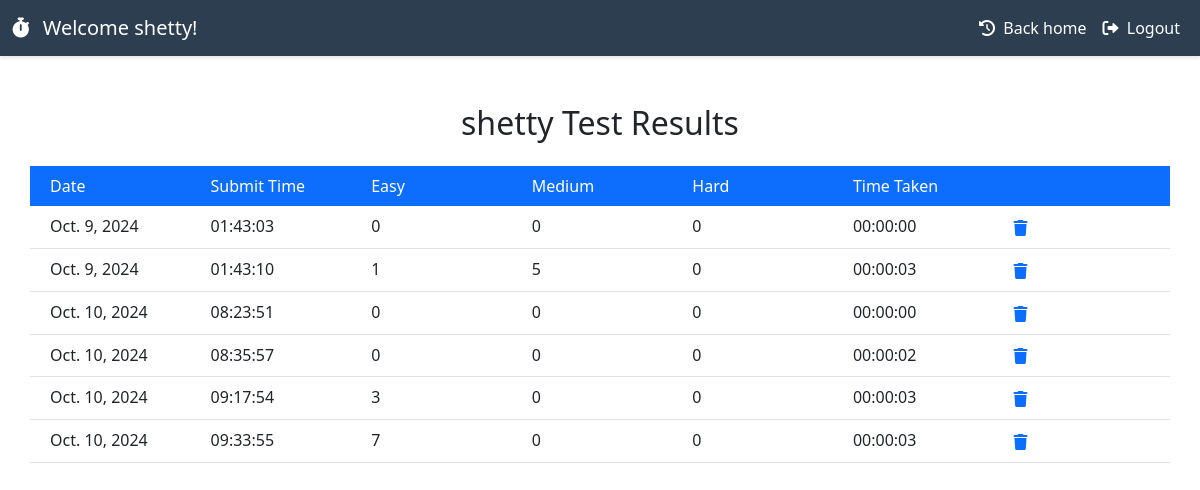
/1-results/ (signed in), run on the app's committed database.
### dsacounter/models.py (models this page shows, shortened)
class progress( models.Model):
    username= models.ForeignKey(User, on_delete=models.CASCADE,blank=True,null=True)
    takentime=models.CharField(max_length=20)
    date = models.DateField()
    submittime = models.CharField(max_length=20)
    easy=models.IntegerField()
    medium=models.IntegerField()
    hard=models.IntegerField()

### dsacounter/views.py (the view)
# urls.py: path('<str:username>-results/',views.results,name='results'),
@login_required
def results(request,username):
    obj=progress.objects.filter(username=username)
    return render(request, 'dsacounter/results.html', { 'obj' : obj} )

### dsacounter/templates/dsacounter/results.html (shortened to what this page needs)
{% load static %}
<!DOCTYPE html>
<html lang="en">
<head>
    <link rel="stylesheet" href="{% static 'counter.css' %}">
    <link href="https://cdn.jsdelivr.net/npm/bootstrap@5.3.3/dist/css/bootstrap.min.css" rel="stylesheet">
    <link href="https://cdnjs.cloudflare.com/ajax/libs/font-awesome/6.0.0-beta3/css/all.min.css" rel="stylesheet">
</head>
<body>
<nav class="navbar navbar-expand-lg navbar-dark">
        <div class="container-fluid">
            <span class="navbar-brand">
                <i class="fas fa-stopwatch me-2"></i>
                Welcome {{ user.username }}!
            </span>
            <div class="collapse navbar-collapse" id="navbarNav">
                <ul class="navbar-nav ms-auto">
                    <li class="nav-item">
                        <a class="nav-link" href="{% url 'home' %}">
                            <i class="fas fa-history me-1"></i> Back home
                        </a>
                    </li>
                    <li class="nav-item">
                        <a class="nav-link" href="{% url 'logout' %}">
                            <i class="fas fa-sign-out-alt me-1"></i> Logout
                        </a>
                    </li>
                </ul>
            </div>
        </div>
    </nav>
    <div class="container mt-5">
        <h2 class="text-center mb-4">{{user.username}} Test Results</h2>
        <div class="row font-weight-bold text-white bg-primary p-2">
            <div class="col">Date</div>
            <div class="col">Submit Time</div>
            <div class="col">Easy</div>
            <div class="col">Medium</div>
            <div class="col">Hard</div>
            <div class="col">Time Taken</div>
            <div class="col"></div>
        </div>
       {% for result in obj %}
        <div class="row border-bottom p-2">
            <div class="col">{{ result.date }}</div>
            <div class="col">{{ result.submittime }}</div>
            <div class="col">{{ result.easy }}</div>
            <div class="col">{{ result.medium }}</div>
            <div class="col">{{ result.hard }}</div>
            <div class="col">{{ result.takentime }}</div>
            <div class="col">
                <button onclick="openDialog('{% url 'dele' user.id result.date result.submittime %}')" class="btn btn-link p-0" style="border: none; background: none;">
                    <i class="fa-solid fa-trash"></i>
                </button>
            </div>
        </div>
        {% endfor %}
    </div>
</body>
</html>

### dsacounter/static/counter.css (style rules this page uses)
:root { --primary-color: #2c3e50; --secondary-color: #3498db; --accent-color: #e74c3c; --text-color: #34495e; --background-color: #ecf0f1; --card-bg: #ffffff; }
body { font-family: 'Roboto', sans-serif; background-color: var(--background-color); color: var(--text-color); transition: all 0.3s ease; }
.navbar { background-color: var(--primary-color); box-shadow: 0 2px 4px rgba(0,0,0,0.1); }
.nav-link { color: var(--card-bg) !important; transition: color 0.3s ease-in-out, transform 0.3s ease; }
.btn { transition: all 0.3s ease-in-out; border: none; }

### data on the page
progress: date "Oct. 9, 2024", submittime "01:43:03", easy "0", medium "0", hard "0", takentime "00:00:00"
progress: date "Oct. 9, 2024", submittime "01:43:10", easy "1", medium "5", hard "0", takentime "00:00:03"
progress: date "Oct. 10, 2024", submittime "08:23:51", easy "0", medium "0", hard "0", takentime "00:00:00"
progress: date "Oct. 10, 2024", submittime "08:35:57", easy "0", medium "0", hard "0", takentime "00:00:02"
progress: date "Oct. 10, 2024", submittime "09:17:54", easy "3", medium "0", hard "0", takentime "00:00:03"
progress: date "Oct. 10, 2024", submittime "09:33:55", easy "7", medium "0", hard "0", takentime "00:00:03"

### other printed values
{{ user.username }} "shetty"
